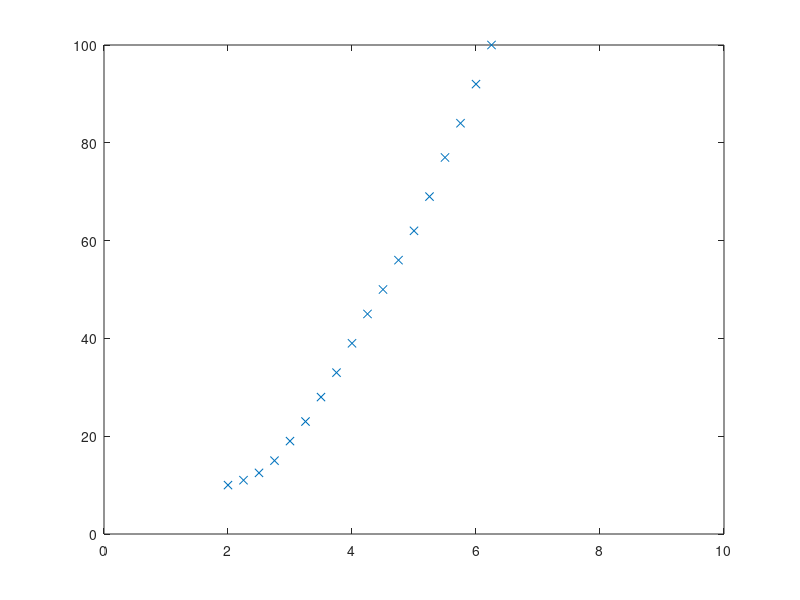

This chart was generated by the following MATLAB code: (Note: this script raises an error after producing the figure.)
function force_data()
% Sum of voltages in V
Vs_high = [3.5, 4, 4.5, 5, 5.5, 6, 6.5, 7, 7.5, 8, 8.5, 9, 9.5];
Vs_low = [2, 2.5, 3, 3.5, 4, 4.5];
% Upwards force in g
Fs_high = [35, 45, 55, 67, 80, 95, 110, 125, 140, 155, 170, 180, 180] / 100;
Fs_low = [10, 14, 22, 30, 42, 52] / 100;

data_low = [
    2, 10;
    2.25, 11;
    2.5, 12.5;
    2.75, 15;
    3, 19;
    3.25, 23;
    3.5, 28;
    3.75, 33;
    4, 39;
    4.25, 45;
    4.5, 50;
    4.75, 56;
    5, 62;
    5.25, 69;
    5.5, 77;
    5.75, 84;
    6, 92;
    6.25, 100
];

figure(5)
plot(data_low(:,1), data_low(:,2), 'x')
xlim([0, 10])
ylim([0, 100])

Vs_combined = [Vs_low, Vs_high(4:end-2)];
Fs_combined = [Fs_low, Fs_high(4:end-2)];

xs = Vs_combined;
ys = Fs_combined;

param_guess = [1, 1];
opts = optimoptions('lsqnonlin', 'Jacobian', 'on', 'TolFun', 1e-12);
param = lsqnonlin(@compute_error_vector, param_guess, [], [], opts);

p_opt = param(1)
q_opt = param(2)

Vs_plot = 0:0.1:10;

figure(1)
hold on
plot(Vs_high, Fs_high, 'bx')
plot(Vs_low, Fs_low, 'rx')
plot(Vs_combined, Fs_combined)
plot(Vs_plot, Fs(Vs_plot, p_opt, q_opt))
xlim([0, 10])
ylim([0, 2])
xlabel('Vs [V]')
ylabel('Fs [g]')

function [e, J] = compute_error_vector(param)
    n = numel(xs);
    e = zeros(n, 1);
    J = zeros(n, 2);
    
    p = param(1);
    q = param(2);
    
    for i = 1:n
        x = xs(i);
        if x <= 2 * q/p
            y = p^2/(4*q) * x^2;
            J(i, 1) = p/(4*q)*x^2;
            J(i, 2) = - p^2/(4*q^2) * x^2;
        else
            y = p * x - q;
            J(i, 1) = x;
            J(i, 2) = -1;
        end
        
        e(i) = y - ys(i);
    end
end

function out = Fs(Vs, p, q)
    out = zeros(numel(Vs), 1);
    
    for i=1:numel(Vs)
        x = Vs(i);
        
        if x <= 2 * q/p
            out(i) = p^2/(4*q) * x^2;
        else
            out(i) = p * x - q;
        end
    end
end
end
